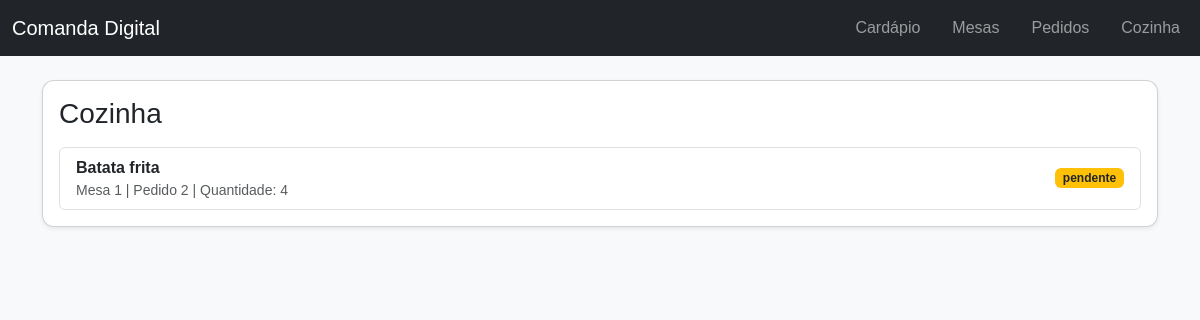
Page /pedidos/cozinha/ on the committed database.
### restaurante/pedidos/models.py (models this page shows, shortened)
class Demanda(Model):
    STATUS_PENDENTE = "pendente"
    STATUS_EM_PREPARO = "em preparo"
    STATUS_FINALIZADA = "finalizada"
    STATUS_CANCELADA = "cancelada"
    STATUS_CHOICES = [
        (STATUS_PENDENTE, "Pendente"),
        (STATUS_EM_PREPARO, "Em preparo"),
        (STATUS_FINALIZADA, "Finalizada"),
        (STATUS_CANCELADA, "Cancelada"),
    ]
    pedido = models.ForeignKey(
        Pedido, on_delete=models.CASCADE, related_name="demandas", verbose_name="pedido")
    item = models.ForeignKey(Item, on_delete=models.PROTECT,
                             related_name="demandas", null=True, blank=True, verbose_name="item")
    nome_item_snapshot = models.CharField(
        max_length=150, verbose_name="nome do item no momento da criação")
    quantidade = models.PositiveIntegerField(verbose_name="quantidade")
    preco_unitario = models.DecimalField(
        max_digits=10, decimal_places=2, default=Decimal("0.00"), verbose_name="preço unitário")
    subtotal = models.DecimalField(
        max_digits=10, decimal_places=2, default=Decimal("0.00"), verbose_name="subtotal")
    data_hora = models.DateTimeField(
        auto_now_add=True, verbose_name="data e hora")
    status = models.CharField(max_length=20, choices=STATUS_CHOICES,
                              default=STATUS_PENDENTE, verbose_name="status")
    class Meta:
        verbose_name = "Demanda"
        verbose_name_plural = "Demandas"

class Pedido(Model):
    STATUS_ABERTO = "aberto"
    STATUS_FECHADO = "fechado"
    STATUS_CANCELADO = "cancelado"
    STATUS_CHOICES = [
        (STATUS_ABERTO, "Aberto"),
        (STATUS_FECHADO, "Fechado"),
        (STATUS_CANCELADO, "Cancelado"),
    ]
    mesa = models.ForeignKey(
        Mesa, on_delete=models.PROTECT, related_name="pedidos", verbose_name="mesa")
    data_hora = models.DateTimeField(
        auto_now_add=True, verbose_name="data e hora")
    status = models.CharField(
        max_length=20, choices=STATUS_CHOICES, default=STATUS_ABERTO, verbose_name="status")
    valor_total = models.DecimalField(
        max_digits=10, decimal_places=2, default=Decimal("0.00"), verbose_name="valor total")
    observacao = models.TextField(
        blank=True, default="", verbose_name="observação")
    class Meta:
        verbose_name = "Pedido"
        verbose_name_plural = "Pedidos"
        constraints = [
            models.UniqueConstraint(
                fields=["mesa"],
                condition=models.Q(status="aberto"),
                name="unique_open_pedido_per_mesa",
            )
        ]

### restaurante/mesas/models.py (models this page shows, shortened)
class Mesa(Model):
    STATUS_LIVRE = "livre"
    STATUS_OCUPADA = "ocupada"
    STATUS_CHOICES = [
        (STATUS_LIVRE, "Livre"),
        (STATUS_OCUPADA, "Ocupada"),
    ]
    numero_mesa = models.PositiveIntegerField(
        unique=True, verbose_name="número da mesa")
    status = models.CharField(
        max_length=20,
        choices=STATUS_CHOICES,
        default=STATUS_LIVRE,
        verbose_name="status",
    )
    class Meta:
        verbose_name = "Mesa"
        verbose_name_plural = "Mesas"

### restaurante/pedidos/views.py (the view)
# urls.py: path("cozinha/", cozinha_list, name="cozinha_list"),
def cozinha_list(request):
    demandas = Demanda.objects.select_related("pedido__mesa", "item").filter(
        status__in=[Demanda.STATUS_PENDENTE, Demanda.STATUS_EM_PREPARO]).order_by("data_hora")
    return render(request, "cozinha/lista.html", {"demandas": demandas})

### restaurante/templates/cozinha/lista.html
{% extends 'base.html' %}
{% block content %}
<div class="card shadow-sm">
    <div class="card-body">
        <h1 class="h3">Cozinha</h1>
        {% if demandas %}
            <ul class="list-group mt-3">
                {% for demanda in demandas %}
                    <li class="list-group-item d-flex justify-content-between align-items-center">
                        <div>
                            <strong>{{ demanda.nome_item_snapshot }}</strong>
                            <div class="small text-muted">Mesa {{ demanda.pedido.mesa.numero_mesa }} | Pedido {{ demanda.pedido.pk }} | Quantidade: {{ demanda.quantidade }}</div>
                        </div>
                        <span class="badge {% if demanda.status == 'pendente' %}bg-warning text-dark{% else %}bg-info{% endif %}">{{ demanda.status }}</span>
                    </li>
                {% endfor %}
            </ul>
        {% else %}
            <p class="text-muted mt-2">Nenhuma demanda ativa cadastrada.</p>
        {% endif %}
    </div>
</div>
{% endblock %}

### restaurante/static/css/estilos.css (style rules this page uses)
body { font-family: Arial, sans-serif; }
.card { border-radius: 0.75rem; }

### rows in the picture
Demanda: nome_item_snapshot "Batata frita", pedido.mesa.numero_mesa "1", pedido.pk "2", quantidade "4", status "pendente"
